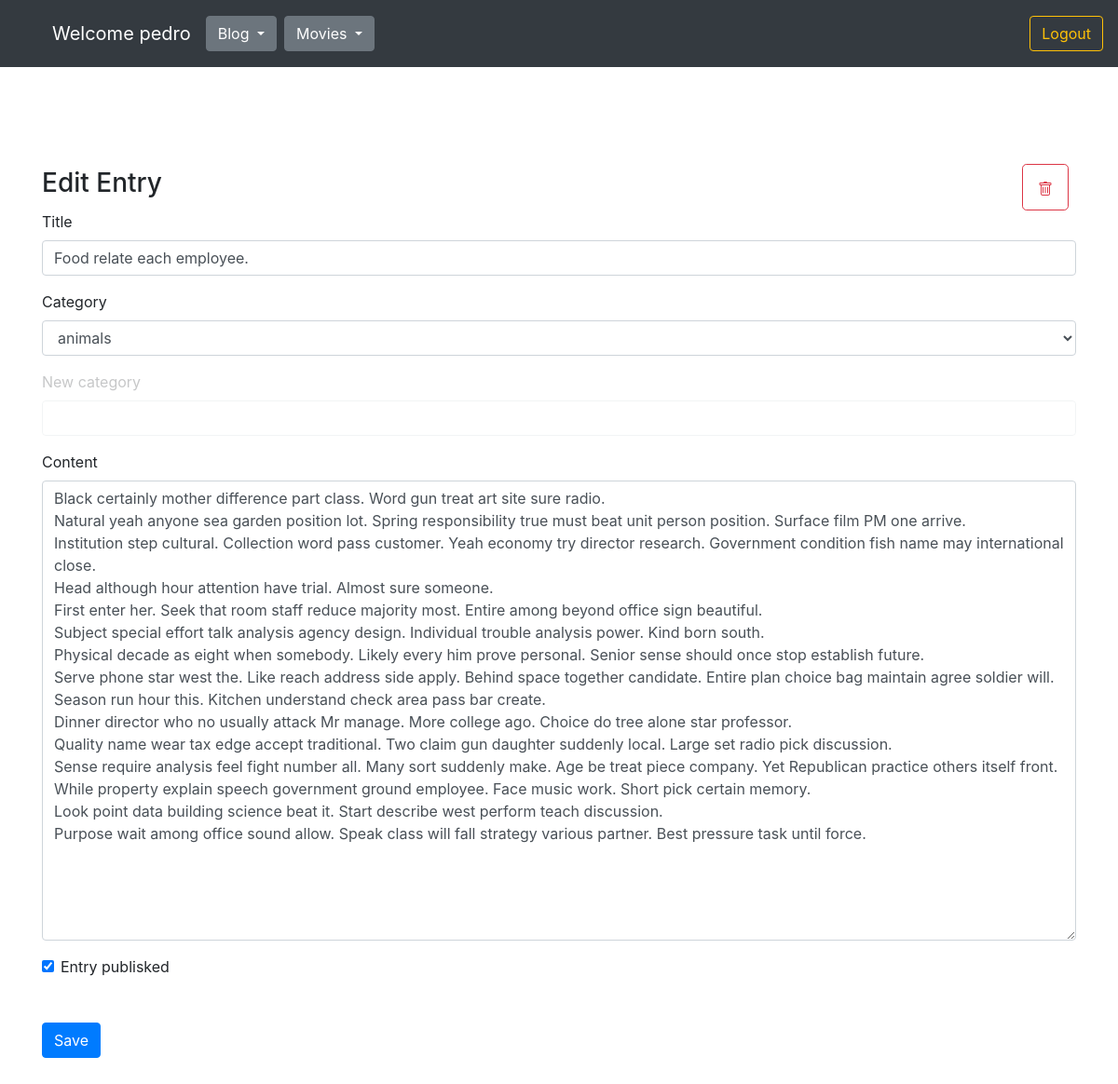
Page /edit-post/3 (signed in) on the committed database.
### blog/models.py (models this page shows, shortened)
class User(db.Model):
    id = db.Column(db.Integer, primary_key=True)
    name = db.Column(db.String(80), unique=True, nullable=False)
    password_hash = db.Column(db.String(128), nullable=False)
    entries = db.relationship("Entry", backref="user")
    comments = db.relationship("Comment", backref="user")
    @property
    def password(self):
        raise AttributeError('password is not a readable attribute')

class Entry(db.Model):
    id = db.Column(db.Integer, primary_key=True)
    title = db.Column(db.String(80), nullable=False)
    content = db.Column(db.Text, nullable=False)
    creation_date = db.Column(db.DateTime, nullable=False,
                              default=datetime.utcnow)
    is_published= db.Column(db.Boolean, default=False)
    comments = db.relationship("Comment", backref="entry")
    category_id = db.Column(db.Integer, db.ForeignKey('category.id'))
    user_id = db.Column(db.Integer, db.ForeignKey('user.id'))

### blog/routes.py (the view, shortened to what this page needs)
@app.route("/edit-post/<int:entry_id>", methods=["GET", "POST"])
@login_required
def edit_entry(entry_id):
    user_id = session.get('user_id')
    all_posts = Entry.query.filter_by(is_published=True).order_by(Entry.creation_date.desc())
    drafts = Entry.query.filter_by(is_published=False).filter(and_(Entry.user_id == user_id)).order_by(Entry.creation_date.desc())
    all_categories = Category.query.all()
    entry = Entry.query.filter_by(id=entry_id).first_or_404()
    category = next((category for category in all_categories if category.id == entry.category_id), None)
    form = EntryForm(obj=entry, categories=all_categories, category=category)
    errors = None
    if form.category.data == 'new category':
        form.customcategory.data = ''
        form.customcategory.render_kw = {'readonly': False, 'disabled': False}
    form.title.default = entry.title if entry and entry.title else None
    form.content.default = entry.content if entry and entry.content else None
    form.is_published.default = entry.is_published if entry and entry.is_published else None
    form.category.default = entry.category.name if entry and entry.category else None
    form.process()
    return render_template("entry_form.html",
                           user = User.query.filter(User.id == user_id).first(),
                           form=form,
                           all_categories=all_categories,
                           category=category,
                           entry_id=entry_id,
                           all_posts_counter=all_posts.count(),
                           drafts_counter=drafts.count(),
                           errors=errors)

### blog/forms.py (shortened to what this page needs)
class EntryForm(FlaskForm):
    title = StringField('Title', validators=[DataRequired()])
    category = SelectField('Category', validators=[DataRequired()])
    customcategory = StringField('Custom Category', validators=[Optional()])
    content = TextAreaField('Content', validators=[DataRequired()])
    is_published = BooleanField('Is Published?')
    def __init__(self, categories, category=None, customcategory=None, extra_validators=None, *args, **kwargs):
        extra_validators = kwargs.pop('extra_validators', None)
        super(EntryForm, self).__init__(*args, **kwargs)
        choices =  [category.name for category in categories] + ['new category']
        self.category.choices = choices
        self.extra_validators = extra_validators
        if customcategory:
            self.customcategory.data = customcategory

### blog/routes.py (called while the page is built)
def login_required(view_func):
    @functools.wraps(view_func)
    def check_permissions(*args, **kwargs):
        if session.get('logged_in'):
            return view_func(*args, **kwargs)
        return redirect(url_for('login', next=request.path))
    return check_permissions

@app.context_processor
def inject_template_name():
    return {'template_name': g.get('template_name', 'unknown')}

@app.context_processor
def utility_processor():
    def tmdb_image_url(path, size):
        return tmdb_client.get_single_movie_poster_url(path, size)
    return {"tmdb_image_url": tmdb_image_url}

@app.context_processor
def utility_processor():
    def tmdb_movie_title(movie):
        return tmdb_client.get_single_movie_title(movie)
    return {"tmdb_movie_title": tmdb_movie_title}

@app.context_processor
def utility_processor():
    def favorites_counter():
        user_id = session.get('user_id')
        favorites = Favorite.query.filter(Favorite.user_id == user_id).all()
        return len(favorites)
    return {"favorites_counter": favorites_counter}

### blog/templates/entry_form.html (shortened to what this page needs)
{% extends "base.html" %}
{% block content %}
{% if entry_id %}
<div class="d-flex flex-row justify-content-between align-items-center gap-2">
  <h3>Edit Entry</h3>
  <form class="mr-2" action="/delete-post/{{ entry_id }}" method="POST">
    <button type="submit" class="btn btn-outline-danger btn-lg">
    </button>
  </form>
</div>
{% else %}
<h3>Create New Entry</h3>
{% endif %}
<form class="mb-5" action="" method="POST">
    <div class="form-group">
      <label for="title">Title</label>
      {{ form.title(class_="form-control") }}
    </div>
    <div class="form-group">
      <label for="category">Category</label>
      {{ form.category(class_="form-control", id="category") }}
    </div>
    <div class="form-group newcategory">
      <label for="customcategory">New category</label>
      {% set readonly = form.customcategory.render_kw.get('readonly', False) if form.customcategory.render_kw is not none else False %}
      {% set disabled = form.customcategory.render_kw.get('disabled', False) if form.customcategory.render_kw is not none else False %}
      {{ form.customcategory(class_="form-control") }}
    </div>
    <div class="form-group">
      <label for="content">Content</label>
      {{ form.content(class_="form-control", cols="100", rows="20") }}
    </div>
    <div class="form-check">
      {{ form.is_published(class_="form-check-input") }}
      <label class="form-check-label" for="is_published">Entry publisked</label>
    </div>
    <button type="submit" class="btn btn-primary mt-5">Save</button>
</form>
{% endblock %}

### blog/templates/base.html (shortened to what this page needs)
<!doctype html>
<html lang="en">
<head>
  <link rel="stylesheet" href="https://stackpath.bootstrapcdn.com/bootstrap/4.5.0/css/bootstrap.min.css"
>
    <link rel="stylesheet" href="{{ url_for('static', filename='css/styles.css') }}">
</head>
<body>
<nav class="navbar navbar-expand-md navbar-dark bg-dark fixed-top py-0 d-flex flex-row justify-content-between align-items-center">
  <div class="collapse navbar-collapse d-flex flex-row align-items-end justify-content-start mt-3" id="navbarsExampleDefault">
    <ul class="d-flex flex-row align-items-center justify-content-center">
      <li><a class="navbar-brand" href="/">Welcome {{ user.name if user and user.name else 'Guest' }}</a></li>
      <li>
      <div class="btn-group mr-2">
        <button type="button" class="btn btn-secondary dropdown-toggle" data-toggle="dropdown" aria-haspopup="true" aria-expanded="false">
          Blog
        </button>
      </div>
      </li>
      <li>
        <div class="btn-group">
          <button type="button" class="btn btn-secondary dropdown-toggle" data-toggle="dropdown" aria-haspopup="true" aria-expanded="false">
            Movies
          </button>
        </div>
        </li>
    </ul>
  </div>
  {% if session.logged_in %}
  <form class="form-inline my-2 my-lg-0" action="{{ url_for('logout') }}" method="POST">
    <button class="btn btn-outline-warning my-2 my-sm-0" type="submit">Logout</button>
  </form>
  {% else %}
  <a href="{{ url_for('login') }}" class="btn btn-outline-warning my-2 my-lg-0">Login</a>
  {% endif %}
</nav>
<main role="main" class="container mt-5 pt-5">
  {% block content %}
  {% endblock %}
</main>
</html>

### blog/templates/css/styles.css (style rules this page uses)
body { padding-top: 5rem; }
main { margin-top: 36px; }
ul { list-style-type: none; }
.btn-outline-danger.btn-lg, .btn-outline-warning.btn-lg { min-height: 50px; }
.newcategory { transition: .5s opacity; }
svg { transition: .5s all; }

### rows in the picture
User: name "pedro"
Entry: title "Food relate each employee.", category "animals", content "Black certainly mother difference part class. Word gun treat art site sure radio. Natural yeah anyone sea garden position lot. Spring responsibility true must beat unit person position. Surface film PM one arrive. Institution step cultural. Collection word pass customer. Yeah economy try director research. Government condition fish name may international close. Head although hour attention have trial. Almost sure someone. First enter her. Seek that room staff reduce majority most. Entire among beyond office sign beautiful. Subject special effort talk analysis agency design. Individual trouble analysis power. Kind born south. Physical decade as eight when somebody. Likely every him prove…", is_published "☑"
